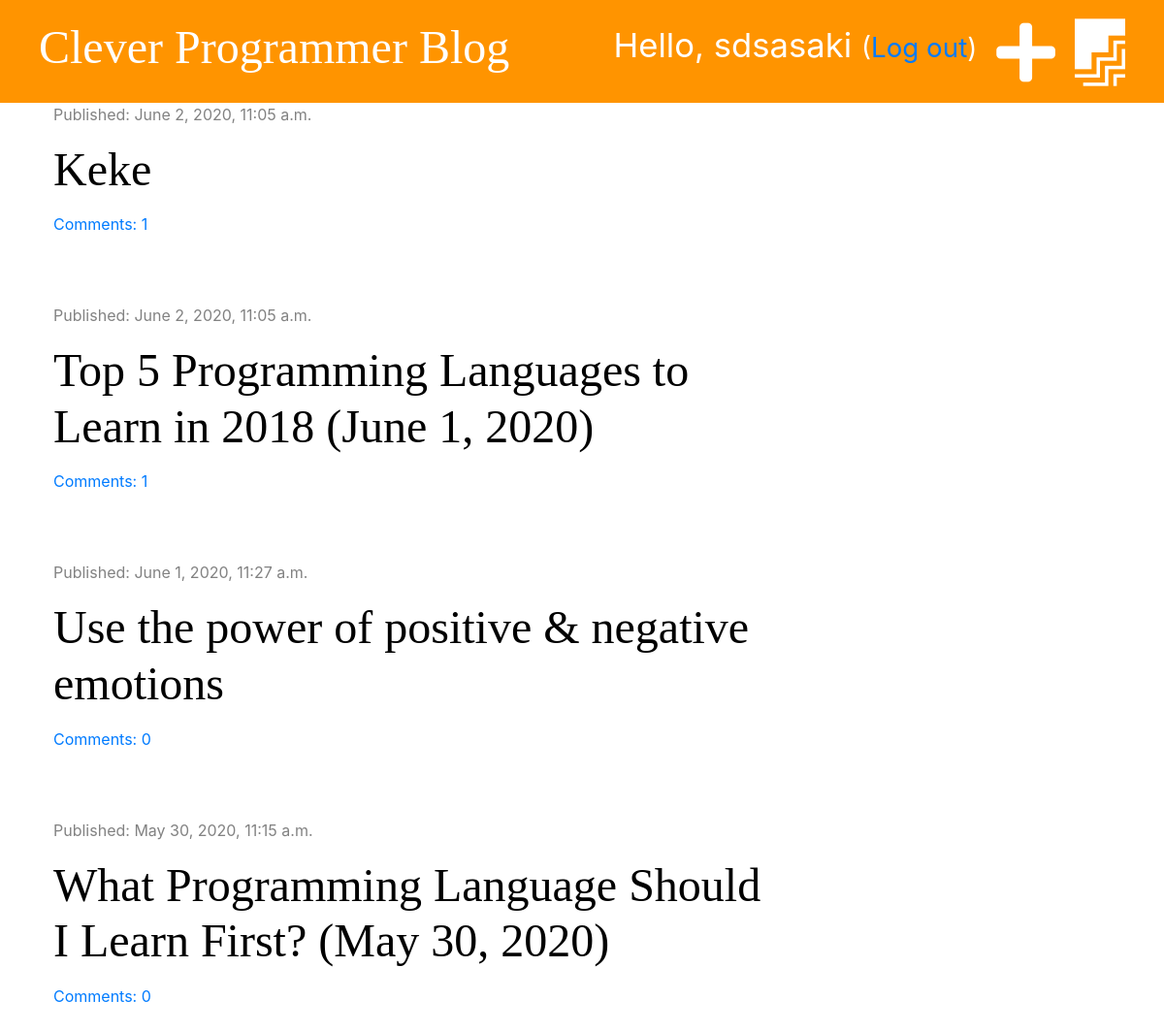
The app's page / (signed in) with its own data.
### blog/models.py (models this page shows, shortened)
class Post(models.Model):
    author = models.ForeignKey('auth.User', on_delete=models.CASCADE)
    title = models.CharField(max_length=200)
    text = models.TextField()
    created_date = models.DateTimeField(default=timezone.now())
    published_date = models.DateTimeField(blank=True, null=True)
    def approved_comments(self):
        return self.comments.filter(approved=True)

### blog/views.py (the view)
# urls.py: path('', views.post_list, name='post_list'),
def post_list(request):
    posts = Post.objects.filter(published_date__lte=timezone.now()).order_by('-published_date')
    stuff_for_frontend = {'posts': posts}
    return render(request, 'blog/post_list.html', stuff_for_frontend)

### blog/templatetags/markdownify.py (called while the page is built)
@register.filter
def markdown(value):
    renderer = HighlightRenderer()
    markdown = mistune.Markdown(renderer=renderer)
    return markdown(value)

### blog/templates/blog/post_list.html (shortened to what this page needs)
{% extends 'blog/base.html' %}
{% load markdownify %}
{% block content %}
        {% for post in posts %}
            <div class="post">
                <div class="date">
                    <p>Published: {{ post.published_date }}</p>
                </div>
                <h1><a href="{% url 'post_detail' pk=post.pk %}">{{ post.title }}</a></h1>
                <a href="{% url 'post_detail' pk=post.pk %}">Comments: {{ post.approved_comments.count }}</a>
            </div>
        {% endfor %}
{% endblock %}

### blog/templates/blog/base.html (shortened to what this page needs)
<!DOCTYPE html>
{% load static %}
<html lang="en">
<head>
    <link rel="stylesheet" href="https://stackpath.bootstrapcdn.com/bootstrap/4.1.3/css/bootstrap.min.css">
    <link rel="stylesheet" href="{% static 'css/blog.css' %}">
    <link rel="stylesheet" href="//use.fontawesome.com/releases/v5.2.0/css/all.css">
    <link rel="stylesheet" href="{% static 'css/zenburn.css' %}">
</head>
<body>
    <div class="page-header">
        {% if user.is_authenticated %}
            <a href="{% url 'post_draft_list' %}" class="top-menu"><i class="fab fa-firstdraft fa-2x"></i></a>
            <a href="{% url 'post_new' %}" class="top-menu"><i class="fas fa-plus fa-2x"></i></a>
            <p class="top-menu">Hello, {{ user.username }} <small>(<a href="{% url 'logout' %}">Log out</a>)</small></p>
        {% else %}
            <a href="{% url 'login' %}" class="top-menu"><i class="fas fa-sign-in-alt fa-2x"></i></a>
        {% endif %}
        <h1><a href="{% url 'post_list' %}">Clever Programmer Blog</a></h1>
    </div>
    <div class="content container">
        <div class="row">
            <div class="col-md-8">
                {% block content %}
                {% endblock %}
            </div>
        </div>
    </div>
</body>
</html>

### blog/static/css/blog.css (style rules this page uses)
.page-header { background-color: #ff9400; margin-top: 0; padding: 20px 20px 20px 40px; }
.page-header h1, .page-header h1 a { color: #ffffff; font-size: 36pt; text-decoration: none; }
.content { margin-left: 40px; }
h1, h2, h3, h4 { font-family: 'Tangerine', 'Inconsolata', 'Droid Sans', serif; font-size: 48px; }
.date { color: #828282; }
.post { margin-bottom: 70px; }
.post h1 a { color: #000000; }
.top-menu, .top-menu:hover { color: #ffffff; float: right; font-size: 26pt; margin-right: 20px; }

### records on screen
Post: published_date "June 2, 2020, 11:05 a.m.", title "Keke", approved_comments.count "1"
Post: published_date "June 2, 2020, 11:05 a.m.", title "Top 5 Programming Languages to Learn in 2018 (June 1, 2020)", approved_comments.count "1"
Post: published_date "June 1, 2020, 11:27 a.m.", title "Use the power of positive & negative emotions", approved_comments.count "0"
Post: published_date "May 30, 2020, 11:15 a.m.", title "What Programming Language Should I Learn First? (May 30, 2020)", approved_comments.count "0"

### other values on screen
{{ user.username }} "sdsasaki"
